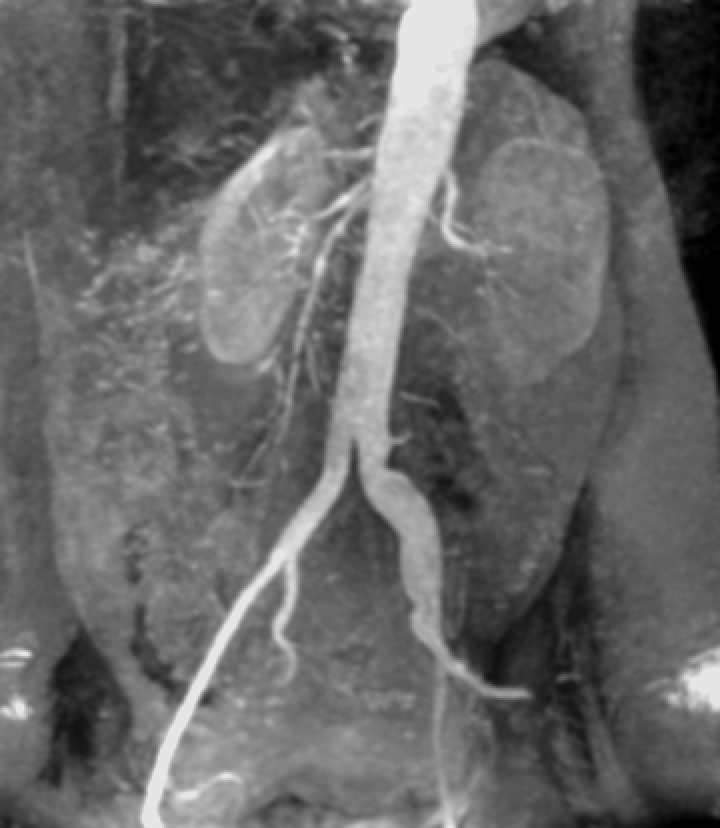
#> input picture DIP3E/Data/Fig0312(a)(kidney).tif, 720 x 828 px, found by its file name
$ python Gonzalez_example_3_3.py
#> lines starting #> are read from the running program, lines starting #| are printed output that depends on the picture; after the words box and inside, x2 and y2 are one past the last pixel; in counts of white or black regions, pixels touching at a corner belong together

# coding: utf-8

# In[5]:


# Gozalez examples 3.3
# Grayscale layering

# importing matplotlib modules
import matplotlib.image as mpimg
import matplotlib.pyplot as plt
from skimage import data,img_as_float

# Read Images
img = mpimg.imread('Fig0312(a)(kidney).tif')
#> img is the input picture: shape (828, 720); min 0, max 230, mean 103.5
# Output Images
plt.imshow(img,'gray')


# In[2]:


img_b = img>149
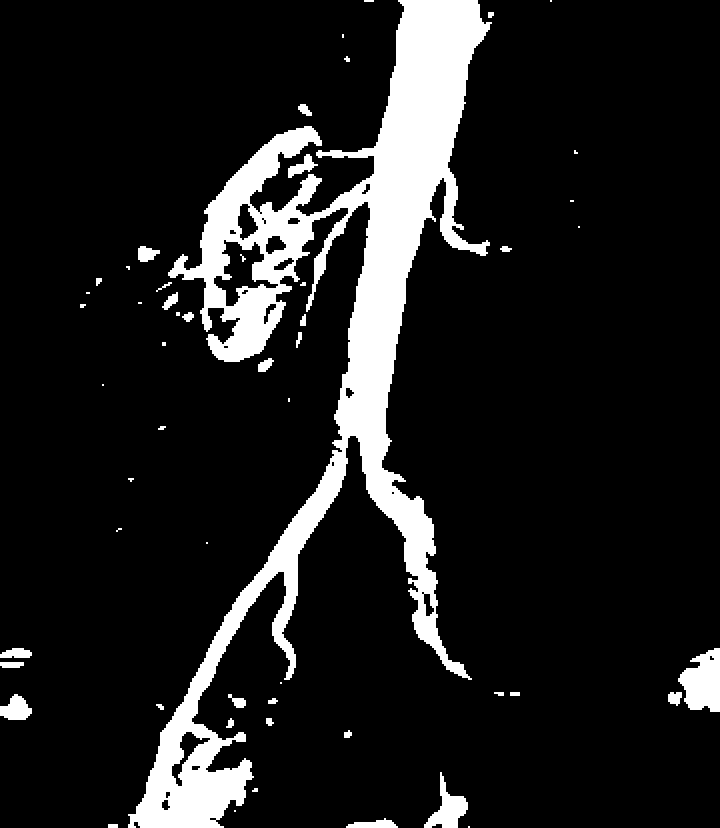
#> img_b: shape (828, 720) bool; 12.1% white; 54 white regions (18 under 20 px), largest, box (x1, y1, x2, y2) and area: (128, 0, 492, 828) 65540, (678, 648, 720, 712) 1892, (424, 772, 468, 828) 1016
img_b = (img_b==True)*153 + (img_b==False)*25
plt.imshow(img_b,'gray')


# In[3]:


img_c = (img>149)
img_c = img_c*200 + img*(img_c==False)
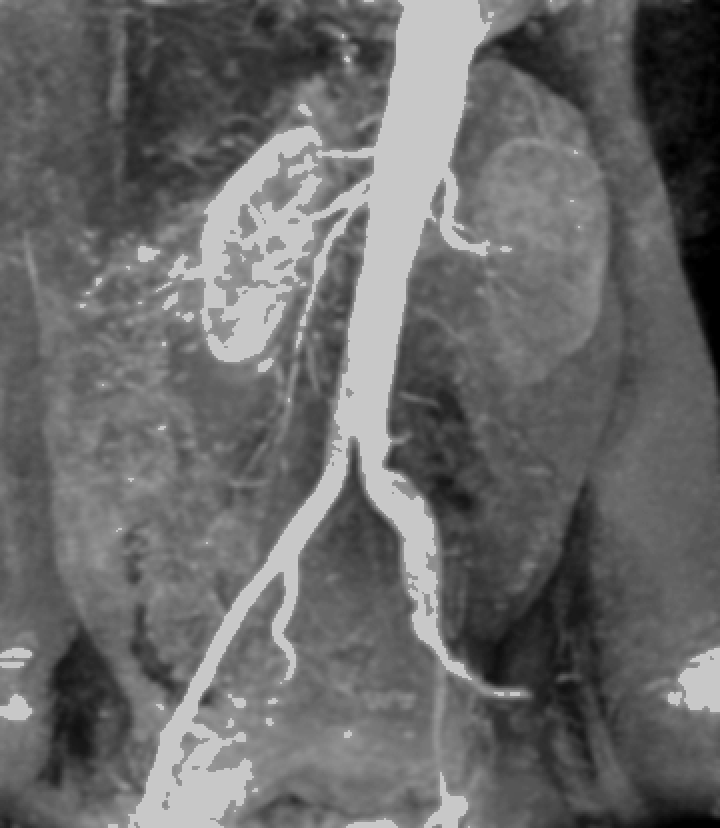
#> img_c: shape (828, 720) int64; min 0, max 200, mean 105.3
plt.imshow(img_c,'gray')
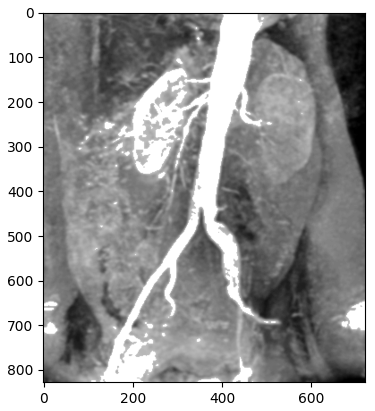
#> figure drawn by matplotlib, 1 panel
